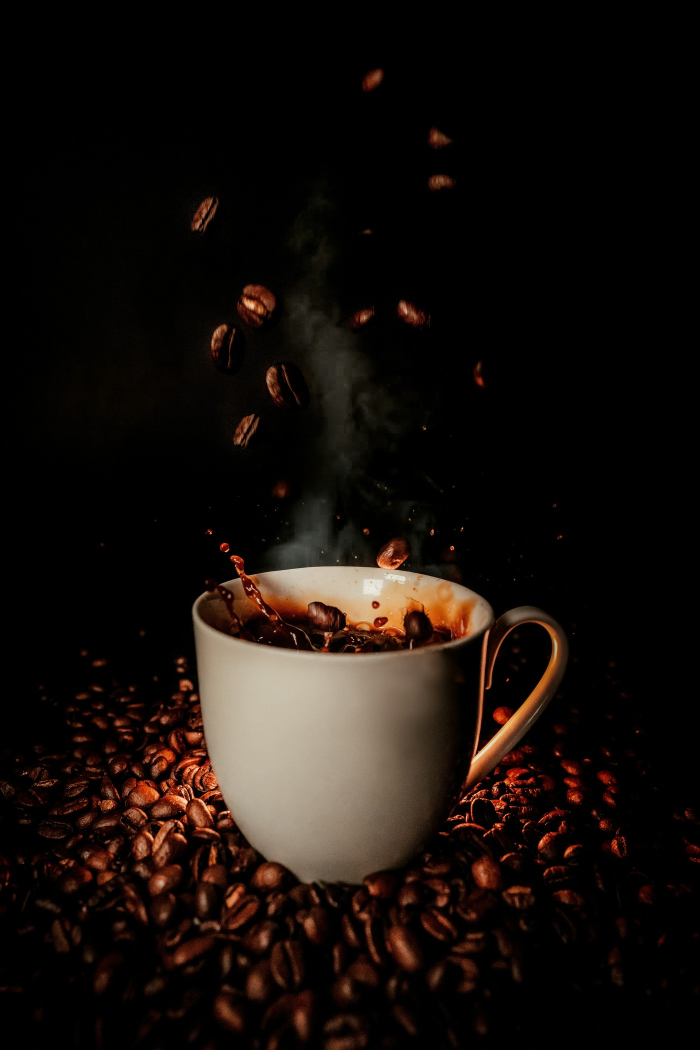
#> input picture scripts/source/hero-source.jpg, 1400 x 2100 px (shown at 1/2 size)
$ python build-hero-depth.py source/hero-source.jpg
#> lines starting #> are read from the running program, lines starting #| are printed output that depends on the picture
#!/usr/bin/env python3
"""
Generate the depth map that drives the hero's 3D parallax.

    python3 scripts/build-hero-depth.py [source.jpg]

Writes public/images/hero-cup-depth.png — a greyscale map where white is
near and black is far. `HeroScene` samples it in the fragment shader to
displace the photograph by layer, which is what makes the cup stand in front
of the bed of beans when the cursor moves.

Why this rather than a monocular depth network: the hero is one photograph,
shot dark with a single lit subject, and it never changes. A 400MB model is a
lot of dependency to carry for one 32KB asset that is regenerated only when
the photograph is replaced. What the shader needs is not metric depth, it is
a smooth, plausible *ordering* of layers — and for a lit subject on a black
ground, three cues give that directly:

    luminance   the cup is the brightest thing in frame, the air is black
    ground      the bed of beans runs along the bottom, nearest the camera
    subject     a soft ellipse over the cup, so it separates from the bed

If you swap in a photograph with a different composition, adjust FOCUS below
(and the weights, if it is lit differently). Check the result by eye: it
should look like a soft, blurry version of the scene with the near things
bright — not like an edge-detected cutout. Crisp edges tear under parallax.

Requires Pillow and NumPy: pip install pillow numpy
"""

from __future__ import annotations

import sys
from pathlib import Path

import numpy as np
from PIL import Image, ImageFilter

ROOT = Path(__file__).resolve().parent.parent
SOURCE = ROOT / "public" / "images" / "hero-cup.jpg"
TARGET = ROOT / "public" / "images" / "hero-cup-depth.png"

# Output size. The map is sampled as a smooth field, so it needs far less
# resolution than the photograph; 512×768 is already more than the parallax
# can resolve.
WIDTH, HEIGHT = 512, 768

# Where the subject sits in the frame, as (x, y) in 0–1, and how large it is.
FOCUS = (0.52, 0.68)
FOCUS_SIZE = (0.34, 0.24)

# How much each cue contributes.
W_LUMINANCE = 0.52
W_GROUND = 0.26
W_SUBJECT = 0.34


def build(source: Path, target: Path) -> None:
    image = Image.open(source).convert("RGB").resize((WIDTH, HEIGHT), Image.LANCZOS)
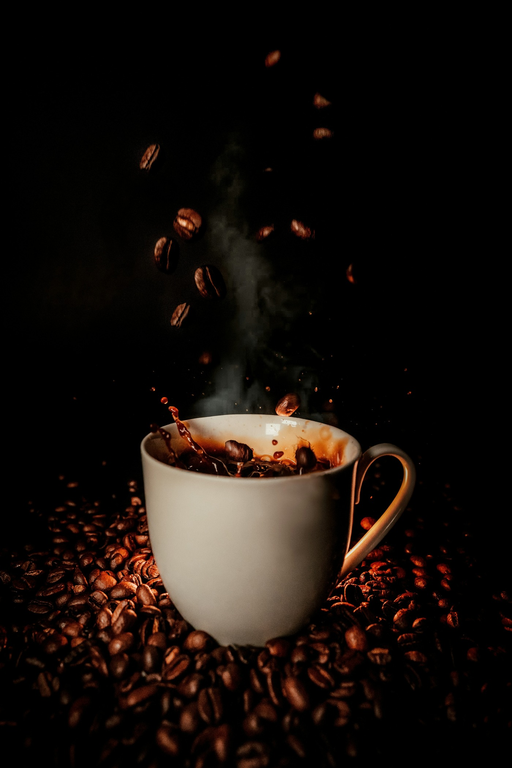
#> image: PIL image 512x768 RGB; mean R, G, B 22.7, 15.7, 11.8

    # --- Luminance, blurred hard ---------------------------------------
    # A per-pixel matte would tear the image apart when it parallaxes. What
    # is wanted is a smooth depth *field*, so the luminance is blurred at a
    # radius of a few percent of the frame before it is used at all.
    grey = image.convert("L").filter(ImageFilter.GaussianBlur(radius=WIDTH * 0.035))
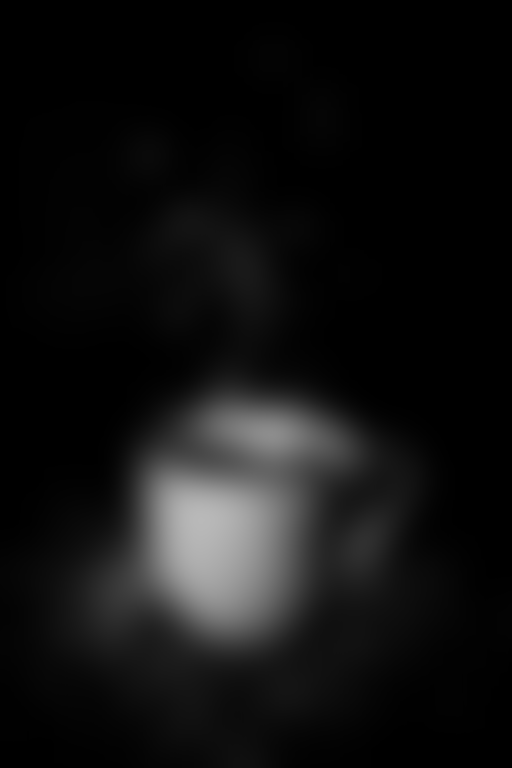
#> grey: PIL image 512x768 L; min 0, max 185, mean 17.3
    lum = np.asarray(grey, dtype=np.float32) / 255.0
    lum = (lum - lum.min()) / max(1e-6, lum.max() - lum.min())
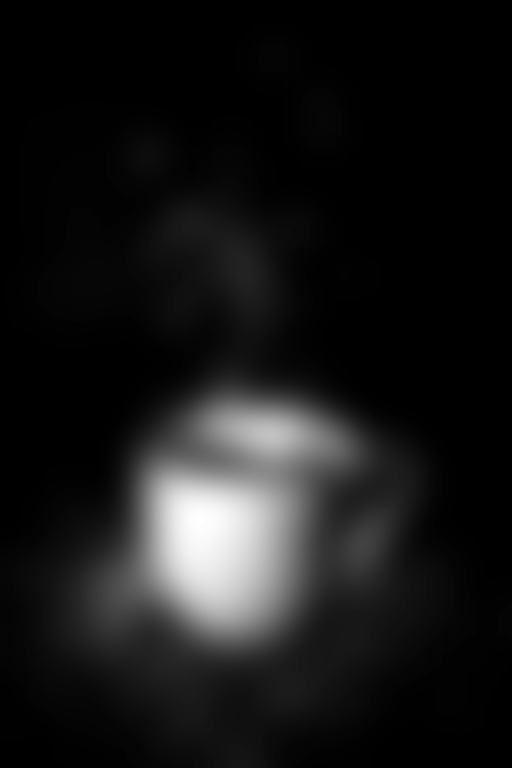
#> lum: shape (768, 512) float32; min 0, max 1, mean 0.0936
    lum = np.power(lum, 0.75)  # lift the midtones
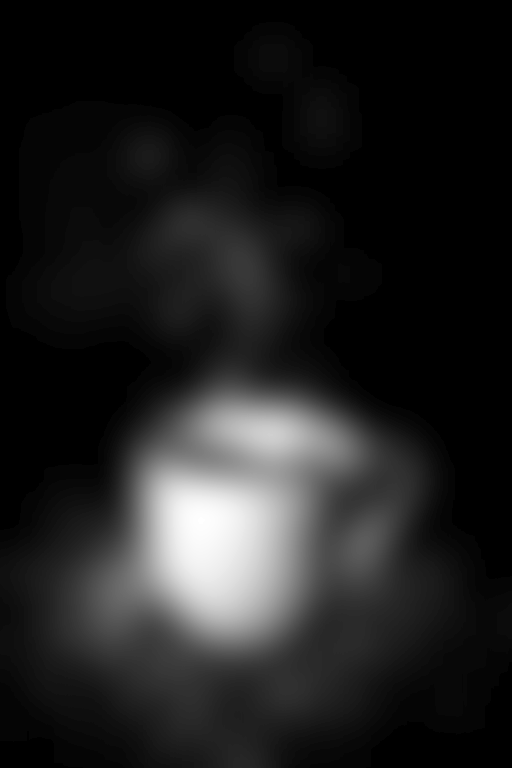
#> lum: shape (768, 512) float32; min 0, max 1, mean 0.128

    # --- Ground plane ---------------------------------------------------
    ys = np.linspace(0.0, 1.0, HEIGHT, dtype=np.float32)[:, None]
    ground = np.repeat(np.clip((ys - 0.42) / 0.58, 0.0, 1.0) ** 1.25, WIDTH, axis=1)

    # --- Subject --------------------------------------------------------
    xs = np.linspace(0.0, 1.0, WIDTH, dtype=np.float32)[None, :]
    subject = np.exp(
        -(
            ((xs - FOCUS[0]) / FOCUS_SIZE[0]) ** 2
            + ((ys - FOCUS[1]) / FOCUS_SIZE[1]) ** 2
        )
        * 2.2
    )

    depth = W_LUMINANCE * lum + W_GROUND * ground + W_SUBJECT * subject
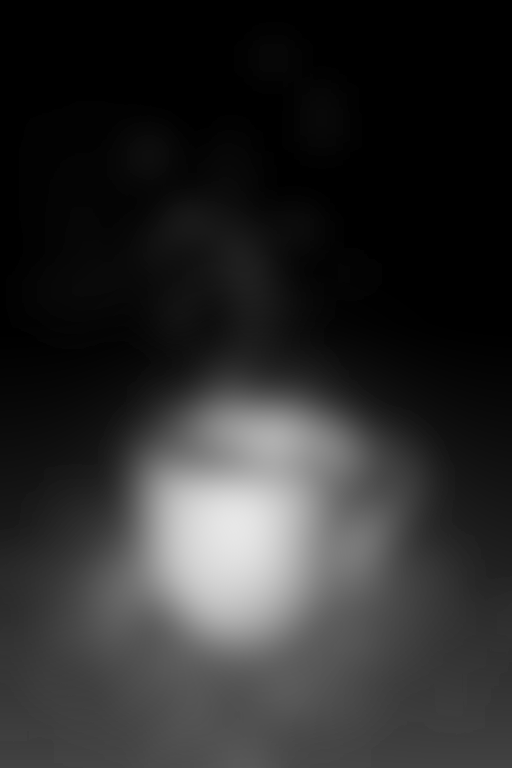
#> depth: shape (768, 512) float32; min 4.23e-11, max 0.908, mean 0.173
    depth = np.clip(depth, 0.0, 1.0)
    depth = (depth - depth.min()) / max(1e-6, depth.max() - depth.min())
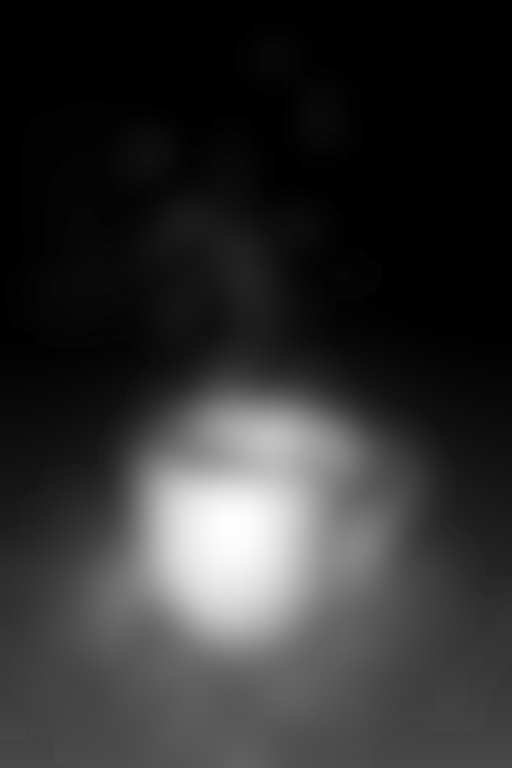
#> depth: shape (768, 512) float32; min 0, max 1, mean 0.19

    out = Image.fromarray((depth * 255).astype("uint8")).filter(
        ImageFilter.GaussianBlur(radius=4)
    )
    out.save(target, optimize=True)
    print(f"wrote {target.relative_to(ROOT)} ({out.size[0]}×{out.size[1]})")
#| wrote public/images/hero-cup-depth.png (512×768)


if __name__ == "__main__":
    src = Path(sys.argv[1]).resolve() if len(sys.argv) > 1 else SOURCE
    if not src.exists():
        raise SystemExit(f"source image not found: {src}")
    build(src, TARGET)
